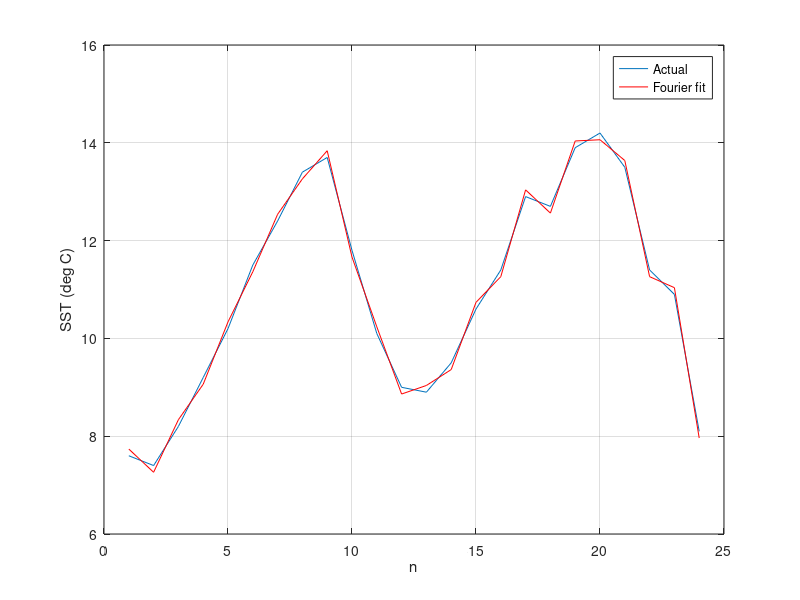

Write the MATLAB code that produced this figure.
%%%%%%%%%%%%%%%%%%%%%%%%%%%%%%%%%
%
% OCE 5586
%
% Fourier Coefficients example
%
% SMJ
% 2/27/2014
%
%%%%%%%%%%%%%%%%%%%%%%%%%%%%%%%%%
close all; clear;

% actual data
n_sst = 1:24;
sst = [7.6 7.4 8.2 9.2 10.2 11.5 12.4 13.4 13.7 11.8 10.1 9.0 ...
    8.9 9.5 10.6 11.4 12.9 12.7 13.9 14.2 13.5 11.4 10.9 8.1];

figure
plot(n_sst,sst)
grid
xlabel('n')
ylabel('SST (deg C)')


% get Fourier coeffient, A0
%
N = length(n_sst);

A0 = 0;
for n = 1:N
    A0 = A0 + sst(n); 
end
A0 = 2/N*A0;
B0 = 0;

% get Fourier coeffients, Ap and Bp
%
A = zeros(N/2,1);
B = zeros(N/2,1);

for p = 1:N/2
    for n = 1:N
        A(p) = A(p) + sst(n) * cos(2*pi*p*n/N);
        B(p) = B(p) + sst(n) * sin(2*pi*p*n/N);
    end
end
A = 2/N*A;
B = 2/N*B;

% reconstruction:  how many terms to retain...set p = 1:3, etc.
sst_reconstr = zeros(N,1);
for n = 1:N
    for p = 1:N/2
        sst_reconstr(n) = sst_reconstr(n) + A(p)*cos(2*pi*p*n/N) ...
            + B(p)*sin(2*pi*p*n/N);
    end
end
sst_reconstr = A0/2 + sst_reconstr;

% figure
hold on
plot(n_sst,sst_reconstr,'r')
legend('Actual','Fourier fit')

        
% prediction
% sst_reconstr2 = zeros(48,1);
% for n = 1:48
%     for p = 1:3
%         sst_reconstr2(n) = sst_reconstr2(n) + A(p)*cos(2*pi*p*n/N) ...
%             + B(p)*sin(2*pi*p*n/N);
%     end
% end
% sst_reconstr2 = A0/2 + sst_reconstr2; 
% 
% plot(1:48,sst_reconstr2,'g')